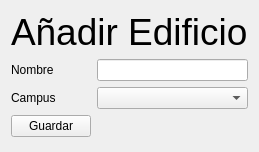
<?xml version="1.0" encoding="UTF-8"?>
<ui version="4.0">
 <class>addBuilding</class>
 <widget class="QWidget" name="addBuilding">
  <property name="geometry">
   <rect>
    <x>0</x>
    <y>0</y>
    <width>253</width>
    <height>152</height>
   </rect>
  </property>
  <property name="windowTitle">
   <string>AñadirEdificio</string>
  </property>
  <layout class="QFormLayout" name="formLayout">
   <item row="0" column="0" colspan="2">
    <widget class="QLabel" name="Title">
     <property name="font">
      <font>
       <pointsize>28</pointsize>
      </font>
     </property>
     <property name="text">
      <string>Añadir Edificio</string>
     </property>
    </widget>
   </item>
   <item row="1" column="0">
    <widget class="QLabel" name="nombre">
     <property name="text">
      <string>Nombre</string>
     </property>
    </widget>
   </item>
   <item row="1" column="1">
    <widget class="QLineEdit" name="nombreText"/>
   </item>
   <item row="2" column="0">
    <widget class="QLabel" name="campus">
     <property name="text">
      <string>Campus</string>
     </property>
    </widget>
   </item>
   <item row="2" column="1">
    <widget class="QComboBox" name="campusText"/>
   </item>
   <item row="3" column="0">
    <widget class="QPushButton" name="guardar">
     <property name="text">
      <string>Guardar</string>
     </property>
    </widget>
   </item>
  </layout>
 </widget>
 <resources/>
 <connections/>
</ui>
